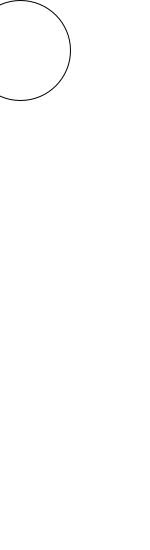
Frame 1 (no input)
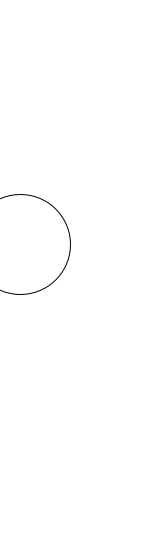
Frame 60 (the mouse pressed at the canvas centre just before this capture)
Frame 120 (the mouse held since frame 60 and released just before this capture): identical to frame 1, image omitted

The Processing sketch that drew these frames (run headless with seeded random() and noise(); from frame 60 on, the mouse is pressed at the canvas centre):

// Processing sketch: Exercise_33_1
// ── Exercise_33_1.pde
//Exercise 33.1

//Create an array to store the y-coordinates of a sequence of
//shapes. Draw each shape inside draw() and use the values 
//from the array to set the y-coordinate of each.

int numFrames = 7;
int frame = 0;

int[] coordinates;

void setup() {
  size (150, 550);
  frameRate(5);
  coordinates = new int[7];
  coordinates[0] = 23;
  coordinates[1] = 50;
  coordinates[2] = 88;
  coordinates[3] = 138;
  coordinates[4] = 244;
  coordinates[5] = 378;
  coordinates[6] = 549;
}

void draw() {
  background(255);
  frame++;
  if (frame == numFrames) {
    frame = 0;
  }
  ellipse (20, coordinates[frame], 100, 100) ;
}
